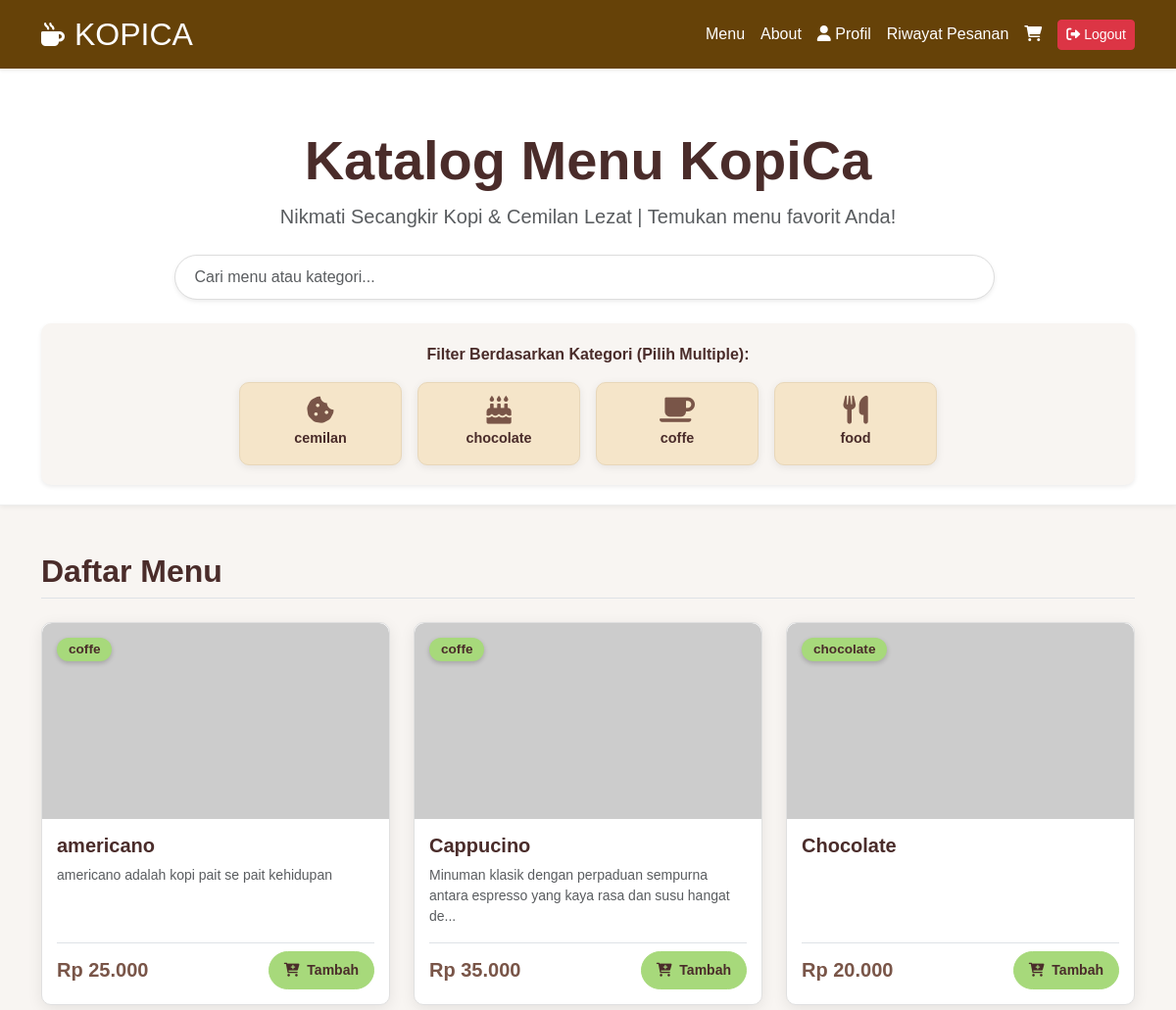
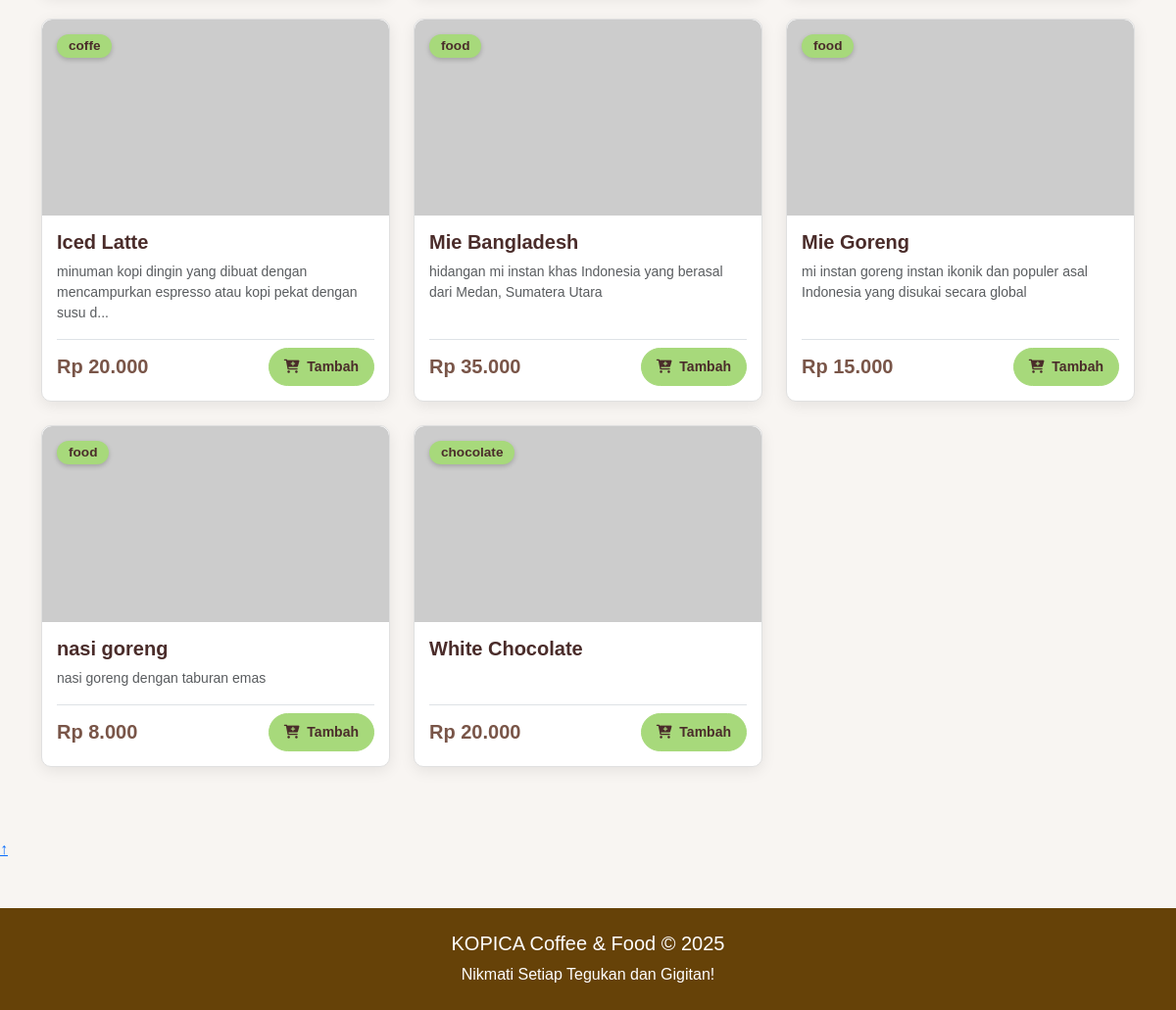
Screenshot of /KopiCa/public/menu.php with the database file from the repository (2 pictures, top to bottom).
### tables this page shows
CREATE TABLE `kategori_menu` (
  `id_kategori` int(11) NOT NULL,
  `nama_kategori` varchar(100) NOT NULL
);

CREATE TABLE `menu` (
  `id_menu` int(11) NOT NULL,
  `nama_menu` varchar(150) NOT NULL,
  `harga` decimal(12,2) NOT NULL,
  `stok` int(11) NOT NULL DEFAULT 0,
  `id_kategori` int(11) DEFAULT NULL,
  `gambar` varchar(255) DEFAULT NULL,
  `deskripsi` text DEFAULT NULL,
  `created_at` timestamp NOT NULL DEFAULT current_timestamp()
);

### KopiCa/config.php (called while the page is built, shortened)
<?php
function e($str) {
    return htmlspecialchars($str ?? '', ENT_QUOTES, 'UTF-8');
}
?>

### KopiCa/public/menu.php (the view, shortened to what this page needs)
<?php
include '../config.php';
$conn = $koneksi;
$is_ajax = !empty($_SERVER['HTTP_X_REQUESTED_WITH']) && strtolower($_SERVER['HTTP_X_REQUESTED_WITH']) == 'xmlhttprequest';
$search = $_GET['q'] ?? '';
$sort_by = $_GET['sort_by'] ?? 'm.nama_menu';
$sort_order = $_GET['sort_order'] ?? 'ASC';
$query_where = ["m.stok > 0"];
$halaman_title = "Daftar Menu";
$allowed_sort_by = ['m.harga', 'm.nama_menu'];
$safe_sort_by = in_array($sort_by, $allowed_sort_by) ? $sort_by : 'm.nama_menu';
$safe_sort_order = (strtoupper($sort_order) === 'DESC') ? 'DESC' : 'ASC';
$query_where_string = "WHERE " . implode(" AND ", $query_where);
$query = "SELECT m.*, k.nama_kategori
          FROM menu m
          JOIN kategori_menu k ON m.id_kategori = k.id_kategori
          {$query_where_string}
          ORDER BY {$safe_sort_by} {$safe_sort_order}";
$result = mysqli_query($conn, $query);
$menu_items = [];
if ($result) {
    while ($row = mysqli_fetch_assoc($result)) {
        $menu_items[] = $row;
    }
}
$has_results = count($menu_items) > 0;
$query_kategori = "SELECT id_kategori, nama_kategori FROM kategori_menu ORDER BY nama_kategori";
$result_kategori = mysqli_query($conn, $query_kategori);
$all_kategori = [];
if ($result_kategori) {
    while ($row = mysqli_fetch_assoc($result_kategori)) {
        $all_kategori[] = $row;
    }
}
?>
<?php
if (!$is_ajax) {
    include '../public/header.php';
?>
<section class="hero-section">
    <div class="container">
        <div class="text-center">
            <h1 class="fw-bold kopica-text display-4">Katalog Menu KopiCa</h1>
            <p class="lead text-muted">Nikmati Secangkir Kopi & Cemilan Lezat | Temukan menu favorit Anda!</p>
            <form class="mt-4" method="get" action="menu.php" id="main-filter-form">
                <div class="d-flex justify-content-center">
                    <input type="text" name="q" value="<?= e($search) ?>" id="search-input" class="form-control w-75 me-2 rounded-pill shadow-sm" placeholder="Cari menu atau kategori...">
                </div>
                <div class="category-filter-section shadow-sm mt-4">
                    <p class="mb-3 fw-bold kopica-text">Filter Berdasarkan Kategori (Pilih Multiple):</p>
                    <div class="row justify-content-center g-3">
                        <?php
                        $kategori_icons = [
                            '1' => 'fas fa-coffee', '3' => 'fas fa-utensils', '6' => 'fas fa-cookie-bite', '7' => 'fas fa-cake-candles',
                        ];
                        ?>
                        <?php foreach($all_kategori as $kategori): ?>
                            <?php
                                   $icon_class = $kategori_icons[$kategori['id_kategori']] ?? 'fas fa-tag';
                            ?>
                            <div class="col-6 col-md-3 col-lg-2">
                                <label for="kategori_<?= e($kategori['id_kategori']) ?>" class="category-card-label">
                                    <i class="<?= e($icon_class) ?> category-card-icon"></i>
                                    <span class="category-card-text"><?= e($kategori['nama_kategori']) ?></span>
                                </label>
                            </div>
                        <?php endforeach; ?>
                    </div>
                </div>
            </form>
        </div>
    </div>
</section>
<div class="toast-container position-fixed bottom-0 end-0 p-3" style="z-index: 1050;">
</div>
<div class="container py-5">
    <div id="menu-results-container">
<?php
}
?>
    <h2 class="kopica-text fw-bold mb-4 border-bottom pb-2" id="halaman-title"><?= e($halaman_title) ?></h2>
    <div class="row" id="menu-list">
        <?php if ($has_results): ?>
            <?php foreach($menu_items as $row): ?>
                <div class="col-md-6 col-lg-4 mb-4">
                    <div class="card menu-card h-100">
                        <a href="#" onclick="event.preventDefault(); document.getElementById('kategori_<?= e($row['id_kategori']) ?>').checked = true; applyFilters(); return false;" class="badge badge-kategori text-decoration-none">
                             <?= e($row['nama_kategori'] ?? 'Kategori') ?>
                        </a>
                        <img src="<?= e($row['gambar'] ?? 'https://placehold.co/400x250/A1887F/ffffff?text=KOPICA+MENU') ?>"
                            class="card-img-top menu-card-img"
                            alt="<?= e($row['nama_menu']) ?>"
                            onerror="this.onerror=null; this.src='https://placehold.co/400x250/A1887F/ffffff?text=KOPICA+MENU'">
                        <div class="card-body d-flex flex-column">
                            <h5 class="card-title text-truncate kopica-text fw-bold"><?= e($row['nama_menu']) ?></h5>
                            <p class="card-text text-muted small flex-grow-1">
                                <?= e(substr($row['deskripsi'] ?? 'Deskripsi belum tersedia.', 0, 90)) ?><?= (strlen($row['deskripsi'] ?? '') > 90) ? '...' : '' ?>
                            </p>
                            <div class="d-flex justify-content-between align-items-center mt-auto pt-2 border-top">
                                <span class="fw-bold fs-5" style="color: var(--color-coffee-medium);">Rp <?= number_format($row['harga'],0,',','.') ?></span>
                                <?php if ($row['stok'] > 0): ?>
                                    <button
                                        type="button"
                                        data-id="<?= e($row['id_menu']) ?>"
                                        class="btn btn-add-cart btn-sm add-to-cart"
                                        onclick="addToCart(this)">
                                        <i class="fas fa-cart-plus me-1"></i> Tambah
                                    </button>
                                <?php else: ?>
                                    <span class="badge bg-danger">Stok Habis</span>
                                <?php endif; ?>
                            </div>
                        </div>
                    </div>
                </div>
            <?php endforeach; ?>
        <?php endif; ?>
    </div>
    <?php
if (!$is_ajax) {
?>
    </div>
</div>
<a href="#" class="scroll-to-top">↑</a>
<?php
include '../public/footer.php';
}
?>

### KopiCa/public/header.php (style rules this page uses)
:root { --color-coffee-dark: #4A2C2A; --color-coffee-medium: #795548; --color-cream-light: #F8F5F2; --color-white: #ffffff; --color-header-bg: #664208ff; }
body { background-color: var(--color-cream-light); color: var(--color-coffee-dark); font-family: Arial, sans-serif; }

### KopiCa/public/menu.php (style rules this page uses)
:root { --color-header: #4A2C2A; --color-button-primary: #795548; --color-bg-light: #F8F5F2; --color-text-main: #4A2C2A; --color-text-header: #F8F5F2; --color-kopica-text: #4A2C2A; --color-coffee-medium: #795548; --color-cream-bg: #F5E5C9; --color-cream-border: #E8D7B9; --color-light-green: #a7d97b; --color-light-green-hover: #8fc763; --color-logout-btn: #DC3545; --color-white: #ffffff; }
.kopica-text { color: var(--color-kopica-text) !important; }
.hero-section { background-color: var(--color-white); padding: 60px 0 20px 0; border-bottom: 1px solid #eee; box-shadow: 0 2px 5px rgba(0,0,0,0.05); }
.menu-card { border: 1px solid #e0e0e0; border-radius: 10px; box-shadow: 0 4px 15px rgba(0, 0, 0, 0.08); transition: transform 0.2s ease-in-out; position: relative; overflow: hidden; background-color: var(--color-white); }
.menu-card-img { height: 200px; object-fit: cover; border-top-left-radius: 10px; border-top-right-radius: 10px; width: 100%; }
.menu-card .card-body { padding: 15px; }
.menu-card .badge-kategori { position: absolute; top: 15px; left: 15px; background-color: var(--color-light-green); color: var(--color-kopica-text); padding: 5px 12px; border-radius: 50rem; font-weight: bold; font-size: 0.85rem; box-shadow: 0 2px 5px rgba(0,0,0,0.2); z-index: 10; }
.btn-add-cart { background-color: var(--color-light-green); color: var(--color-kopica-text); border: 1px solid var(--color-light-green); border-radius: 50rem !important; padding: 8px 15px; font-weight: bold; transition: background-color 0.3s ease, color 0.3s ease, border-color 0.3s ease; }
.hero-section .form-control { border-color: #ddd; padding: 10px 20px; }
.category-filter-section { background-color: var(--color-bg-light); border-radius: 10px; padding: 20px; margin-top: 30px; }
.category-card-label { background-color: var(--color-cream-bg); border: 1px solid var(--color-cream-border); border-radius: 10px; box-shadow: 0 2px 8px rgba(0, 0, 0, 0.08); transition: transform 0.2s ease-in-out, box-shadow 0.2s ease-in-out; display: flex; flex-direction: column; align-items: center; justify-content: center; padding: 8px; text-decoration: none; color: var(--color-kopica-text); min-height: 85px; cursor: pointer; height: 100%; position: relative; }
.category-card-icon { font-size: 1.8rem; color: var(--color-button-primary); margin-bottom: 3px; }
.category-card-text { font-weight: bold; font-size: 0.9rem; text-align: center; }
.category-card-label::after { content: "\2713"; position: absolute; top: -8px; right: -8px; width: 18px; height: 18px; line-height: 18px; text-align: center; border-radius: 50%; background-color: var(--color-coffee-medium); color: var(--color-white); border: 1px solid var(--color-white); font-size: 0.7rem; font-weight: bold; opacity: 0; transition: opacity 0.2s ease; box-shadow: 0 1px 3px rgba(0,0,0,0.2); }
.toast-container { z-index: 1050; }

### rows the page displays
kategori_menu: nama_kategori "cemilan"
kategori_menu: nama_kategori "chocolate"
kategori_menu: nama_kategori "coffe"
kategori_menu: nama_kategori "food"
menu: id_kategori.nama_kategori "coffe", nama_menu "americano", deskripsi "americano adalah kopi pait se pait kehidupan", harga "25.000"
menu: id_kategori.nama_kategori "coffe", nama_menu "Cappucino", deskripsi "Minuman klasik dengan perpaduan sempurna antara espresso yang kaya rasa dan susu hangat de", harga "35.000"
menu: id_kategori.nama_kategori "chocolate", nama_menu "Chocolate", harga "20.000"
menu: id_kategori.nama_kategori "coffe", nama_menu "Iced Latte", deskripsi "minuman kopi dingin yang dibuat dengan mencampurkan espresso atau kopi pekat dengan susu d", harga "20.000"
menu: id_kategori.nama_kategori "food", nama_menu "Mie Bangladesh", deskripsi "hidangan mi instan khas Indonesia yang berasal dari Medan, Sumatera Utara", harga "35.000"
menu: id_kategori.nama_kategori "food", nama_menu "Mie Goreng", deskripsi "mi instan goreng instan ikonik dan populer asal Indonesia yang disukai secara global", harga "15.000"
menu: id_kategori.nama_kategori "food", nama_menu "nasi goreng", deskripsi "nasi goreng dengan taburan emas", harga "8.000"
menu: id_kategori.nama_kategori "chocolate", nama_menu "White Chocolate", harga "20.000"

### other values shown
$halaman_title "Daftar Menu"
